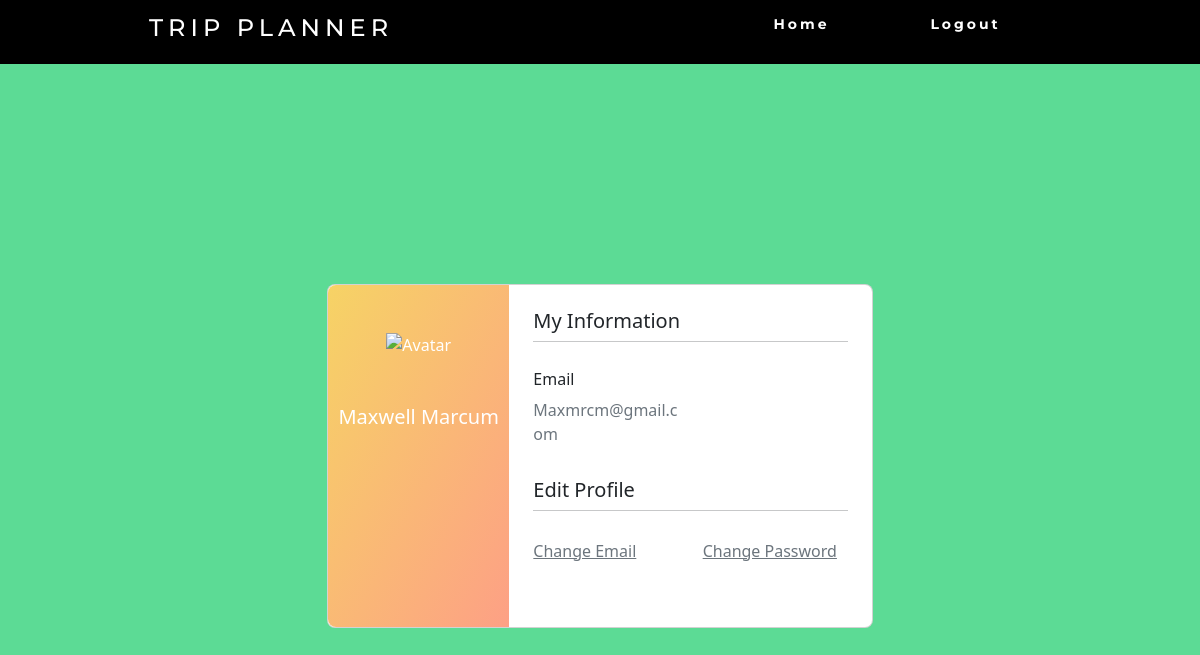
The page /profile/ (signed in) on the database its author committed.
### website/models.py (models this page shows)
class User(db.Model, UserMixin):
    id = db.Column(db.Integer, primary_key=True)
    email = db.Column(db.String(150), unique=True)
    password = db.Column(db.String(150))
    last_name = db.Column(db.String(150))
    first_name = db.Column(db.String(150))
    trip = db.relationship('Trip')
    menu = db.relationship('Menu')

### website/views.py (the view)
@views.route('/profile/', methods = ['GET', 'POST'])
@login_required
def profile():
    return render_template("profile.html", user=current_user)

### website/__init__.py (called while the page is built)
def create_app():
    app = Flask(__name__)
    app.config['SECRET_KEY'] = 'hjshjhdajah'
    app.config['SQLALCHEMY_DATABASE_URI'] = f'sqlite:///{DB_NAME}'
    app.config['SQLALCHEMY_TRACK_MODIFICATIONS'] = False
    db.init_app(app)
    from .views import views
    from .auth import auth
    app.register_blueprint(views, url_prefix='/')
    app.register_blueprint(auth, url_prefix='/')
    from .models import User, Trip
    create_database(app)
    login_manager = LoginManager()
    login_manager.login_view = 'auth.login'
    login_manager.init_app(app)
    @login_manager.user_loader
    def load_user(id):
        return User.query.get(int(id))
    return app

### website/templates/profile.html (shortened to what this page needs)
<!DOCTYPE html>
<html>
    <head>
        <link href="https://cdn.jsdelivr.net/npm/bootstrap@5.2.1/dist/css/bootstrap.min.css" rel="stylesheet">
        <link rel="stylesheet" href="https://cdn.jsdelivr.net/npm/bootstrap-icons@1.9.1/font/bootstrap-icons.css">
        <link rel="stylesheet" href="../static/css/profile.css">
        <link rel="stylesheet" href="../static/css/navbar.css">
        <link rel="stylesheet" href="https://cdn.jsdelivr.net/npm/@fortawesome/fontawesome-free@6.1.2/css/fontawesome.min.css">
    </head>
    <body>
        <nav>
          <div class="navheading">
              <h4>Trip Planner</h4>
            </div>
            <ul class="nav-links">
                <li><a href="/">Home</a></li>
                <li><a href="/logout">Logout</a></li>
            </ul>
          </nav>
        <section class="vh-100" style="background-color: #5CDB95;">
            <div class="container py-5 h-100">
              <div class="row d-flex justify-content-center align-items-center h-100">
                <div class="col col-lg-6 mb-4 mb-lg-0">
                  <div class="card mb-3" style="border-radius: .5rem;">
                    <div class="row g-0">
                      <div class="col-md-4 gradient-custom text-center text-white"
                        style="border-top-left-radius: .5rem; border-bottom-left-radius: .5rem;">
                        <img src="https://mdbcdn.b-cdn.net/img/Photos/new-templates/bootstrap-chat/ava1-bg.webp"
                          alt="Avatar" class="img-fluid my-5" style="width: 80px;" />
                        <h5>{{user.first_name}} {{user.last_name}}</h5>
                      </div>
                      <div class="col-md-8">
                        <div class="card-body p-4">
                          <h5>My Information</h5>
                          <hr class="mt-0 mb-4">
                          <div class="row pt-1">
                            <div class="col-6 mb-3">
                              <h6>Email</h6>
                              <p class="text-muted">{{user.email}}</p>
                            </div>
                          </div>
                          <h5>Edit Profile</h5>
                          <hr class="mt-0 mb-4">
                          <div class="row pt-1">
                            <div class="col-6 mb-3">
                              <a class="text-muted" href="/email_reset/{{user.id}}">Change Email</a>
                            </div>
                            <div class="col-6 mb-3">
                              <a class="text-muted" href="/password_reset/{{user.id}}">Change Password</a>
                            </div>
                          </div>
                          <div class="d-flex justify-content-start">
                            <a href="#!"></a>
                            <a href="#!"></a>
                          </div>
                        </div>
                      </div>
                    </div>
                  </div>
                </div>
              </div>
            </div>
          </section>
    </body>
</html>

### website/static/css/profile.css (style rules this page uses)
.gradient-custom { background: #f6d365; background: -webkit-linear-gradient(to right bottom, rgba(246, 211, 101, 1), rgba(253, 160, 133, 1)); background: linear-gradient(to right bottom, rgba(246, 211, 101, 1), rgba(253, 160, 133, 1)) }

### website/static/css/navbar.css (style rules this page uses)
nav { display: flex; justify-content: space-around; align-items: center; min-height: 8vh; background-color: black; font-family: "Montserrat", sans-serif; }
.nav-links { display: flex; justify-content: space-around; width: 30%; }
.nav-links li { list-style: none; }
.navheading { color: white; text-transform: uppercase; letter-spacing: 5px; font-size: 20px; }
.nav-links a { color: white; text-decoration: none; letter-spacing: 3px; font-weight: bold; font-size: 14px; padding: 14px 16px; }

### rows shown on the page
User: first_name "Maxwell", last_name "Marcum", email "Maxmrcm@gmail.com"
